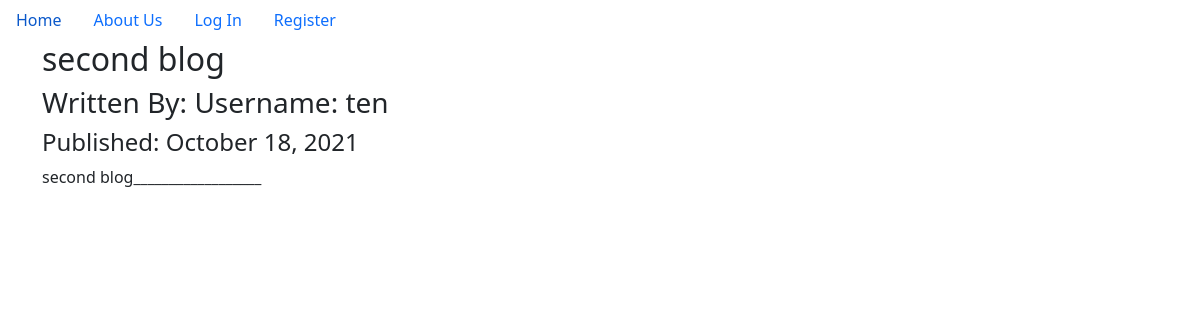
/2, run on the app's committed database.
### mnc_blog/models.py (models this page shows, shortened)
class BlogPost(db.Model,UserMixin):
    users=db.relationship(User)
    id=db.Column(db.Integer,primary_key=True)
    user_id=db.Column(db.Integer,db.ForeignKey('users.id'),nullable=False)
    date=db.Column(db.DateTime,nullable=False,default=datetime.utcnow)
    title=db.Column(db.String(140),nullable=False)
    text=db.Column(db.Text,nullable=False)

class User(db.Model,UserMixin):
    __tablename__='users'
    id=db.Column(db.Integer,primary_key=True)
    profile_image=db.Column(db.String(64),nullable=False,default='default_image.jpg')
    email=db.Column(db.String(64),nullable=False,unique=True,index=True)
    username=db.Column(db.String(64),nullable=False,unique=True,index=True)
    password_hash=db.Column(db.String(128))
    posts=db.relationship('BlogPost',backref='author',lazy=True)
    def __repr__(self):
        return f"Username: {self.username}"

### mnc_blog/users/views.py (the view)
@users.route('/<username>')
def user_posts(username):
    page=request.args.get('page',1,type=int)
    user=User.query.filter_by(username=username).first_or_404()
    blog_posts=BlogPost.query.filter_by(author=user).order_by(BlogPost.date.desc()).paginate(page=page,per_page=5)
    return render_template('user_blog_posts.html',blog_posts=blog_posts,user=user)

### mnc_blog/blog_posts/views.py (called while the page is built)
@blog_posts.route('/<int:blog_post_id>')
def read(blog_post_id):
    blog=BlogPost.query.get_or_404(blog_post_id)
    return render_template('blog_post.html',title=blog.title,date=blog.date,post=blog)

### mnc_blog/templates/blog_post.html (shortened to what this page needs)
{% extends "base.html" %}
{% block content %}
<div class="jumbotron">
    <h2>{{title}}</h2>
    <h3>Written By: {{post.author}}</h3>
    <h4>Published: {{date.strftime('%B %d, %Y')}}</h4>
    <p>{{post.text}}</p>
</div>
{% endblock %}

### data on the page
BlogPost: title "second blog", strftime "October 18, 2021", text "second blog__________________"
User: author "Username: ten"
